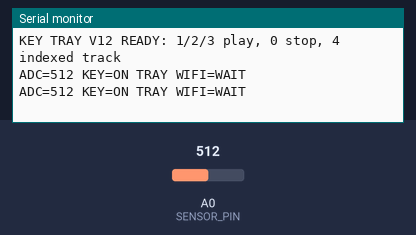
Simulated run of this sketch. Board: ESP8266 (NodeMCU). On the bench: the last lines printed to the serial monitor. Inputs (shaded band) come from the test bench; at power-on: A0 (SENSOR_PIN) = 512. WiFi joins after 1.5 s; servers stay silent unless stated.

Above: at 6.4 s.
6.5 s: A0 (SENSOR_PIN) set to 158
At 7.5 s:
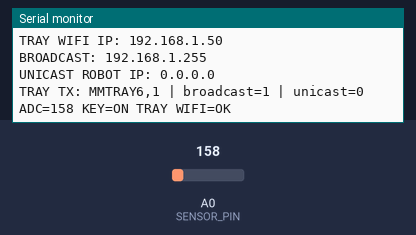
8.2 s: A0 (SENSOR_PIN) set to 139
At 10.6 s:
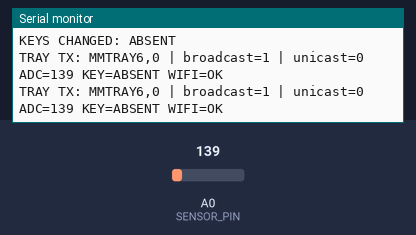

The sketch:

ESP8266_Tray.ino
```cpp
// Key tray: pressure sensing and serial audio playback.
#include <Arduino.h>
#include <ESP8266WiFi.h>
#include <WiFiUdp.h>
#include <SoftwareSerial.h>

#include "wifi_secrets.h"

const uint16_t ROBOT_PORT = 4210;
const uint16_t LOCAL_PORT = 4211;

IPAddress robotIP(0, 0, 0, 0);

WiFiUDP udp;

// D5 receives audio TX; D6 sends to audio RX through 1 kOhm.
// This fitted module uses 3.3 V. All modules share ground.
const uint8_t MP3_SOFT_RX = D5;
const uint8_t MP3_SOFT_TX = D6;
SoftwareSerial mp3Serial(MP3_SOFT_RX, MP3_SOFT_TX);

const uint8_t MP3_VOLUME = 10;
uint32_t lastAudioCommandId = 0;
bool audioCommandSeen = false;
IPAddress broadcastIP(255, 255, 255, 255);

// Keep A0 within the voltage limit of the fitted board.
const int SENSOR_PIN = A0;

const int PRESSURE_ON = 300;
const int PRESSURE_OFF = 150;
const unsigned long STABLE_MS = 700;
const unsigned long SEND_MS = 1000;

bool keysPresent = false;
bool candidate = false;
bool initialized = false;
bool wifiUp = false;
unsigned long candidateAt = 0;
unsigned long lastSend = 0;
unsigned long lastReadPrint = 0;
unsigned long lastRetry = 0;
int adcRaw = 0;

// Average eight pressure readings.
int readADC() {
  long sum = 0;
  for (int i = 0; i < 8; i++) {
    sum += analogRead(SENSOR_PIN);
    delay(1);
  }
  return sum / 8;
}

// Apply hysteresis and require a stable sensor change.
void updatePressure() {
  adcRaw = readADC();
  bool sensed = keysPresent ?
      (adcRaw > PRESSURE_OFF) : (adcRaw >= PRESSURE_ON);
  if (!initialized) {
    initialized = true;
    keysPresent = sensed;
    candidate = sensed;
    candidateAt = millis();
    return;
  }
  if (sensed != candidate) {
    candidate = sensed;
    candidateAt = millis();
  }
  if (candidate != keysPresent && millis() - candidateAt >= STABLE_MS) {
    keysPresent = candidate;
    Serial.println(keysPresent ? "KEYS CHANGED: ON TRAY" : "KEYS CHANGED: ABSENT");
    lastSend = 0;
  }
}

// Calculate the broadcast address for the current subnet.
IPAddress networkBroadcast() {
  IPAddress ip = WiFi.localIP();
  IPAddress mask = WiFi.subnetMask();
  IPAddress b;
  for (int i = 0; i < 4; i++) {
    b[i] = (ip[i] & mask[i]) | (uint8_t)(~mask[i]);
  }
  return b;
}

// Handle Wi-Fi connection changes.
void updateWiFi() {
  if (WiFi.status() == WL_CONNECTED) {
    if (!wifiUp) {
      wifiUp = true;
      broadcastIP = networkBroadcast();
      udp.begin(LOCAL_PORT);
      Serial.print("TRAY WIFI IP: "); Serial.println(WiFi.localIP());
      Serial.print("BROADCAST: "); Serial.println(broadcastIP);
      Serial.print("UNICAST ROBOT IP: "); Serial.println(robotIP);
      lastSend = 0;
    }
  } else {
    if (wifiUp) { wifiUp = false; udp.stop(); Serial.println("TRAY WIFI LOST"); }
    if (millis() - lastRetry > 30000 &&
        (WiFi.status() == WL_DISCONNECTED ||
         WiFi.status() == WL_CONNECTION_LOST ||
         WiFi.status() == WL_CONNECT_FAILED ||
         WiFi.status() == WL_NO_SSID_AVAIL)) {
      lastRetry = millis();
      Serial.println("TRAY WIFI RECONNECT");
      WiFi.reconnect();
    }
  }
}

bool sendPacket(IPAddress address) {
  if (!udp.beginPacket(address, ROBOT_PORT)) return false;
  udp.print(keysPresent ? "MMTRAY6,1" : "MMTRAY6,0");
  return udp.endPacket() == 1;
}

// Send the key state to the main robot.
void sendState() {
  if (!wifiUp) return;

  bool broadcastSent = sendPacket(broadcastIP);
  bool unicastSent = robotIP != IPAddress(0, 0, 0, 0)
      ? sendPacket(robotIP) : false;
  Serial.print("TRAY TX: ");
  Serial.print(keysPresent ? "MMTRAY6,1" : "MMTRAY6,0");
  Serial.print(" | broadcast="); Serial.print(broadcastSent);
  Serial.print(" | unicast="); Serial.println(unicastSent);
}

// Write a command directly to the audio module.
void sendMp3Command(uint8_t command, uint16_t parameter) {
  uint8_t packet[10] = {0x7E, 0xFF, 0x06, command, 0x00,
                        (uint8_t)(parameter >> 8), (uint8_t)parameter,
                        0, 0, 0xEF};
  uint16_t sum = 0;
  for (int i = 1; i <= 6; ++i) sum += packet[i];
  uint16_t checksum = (uint16_t)(0 - sum);
  packet[7] = checksum >> 8;
  packet[8] = checksum & 0xFF;
  mp3Serial.write(packet, sizeof(packet));
}

// Set up the audio module and select the microSD card.
void initializeMp3() {
  mp3Serial.begin(9600);
  delay(4000);
  sendMp3Command(0x09, 2);
  delay(1000);
  sendMp3Command(0x06, 25);
  delay(200);
  Serial.println("MP3 UART INITIALIZED (playback not yet verified)");
}

// Play a numbered file from the mp3 folder.
void playAudioTrack(uint8_t track) {
  if (track < 1 || track > 3) return;
  sendMp3Command(0x12, track);
  Serial.printf("MP3 COMMAND SENT: /mp3/%04u.mp3\n", (unsigned int)track);
}

void localAudioTest() {
  while (Serial.available()) {
    char c = Serial.read();
    if (c >= '1' && c <= '3') playAudioTrack(c - '0');
    else if (c == '0') { sendMp3Command(0x16, 0); Serial.println("MP3 STOP SENT"); }
    else if (c == '4') { sendMp3Command(0x03, 1); Serial.println("MP3 INDEX 1 SENT"); }
  }
  while (mp3Serial.available()) {
    Serial.printf("MP3 RX: %02X\n", (unsigned int)mp3Serial.read());
  }
}

// Read audio requests and ignore repeated command IDs.
void receiveAudioCommands() {
  if (!wifiUp) return;
  int packetSize = udp.parsePacket();
  while (packetSize > 0) {
    char packet[64];
    int size = udp.read(packet, sizeof(packet) - 1);
    if (size > 0) {
      packet[size] = '\0';
      unsigned int track = 0;
      unsigned long commandId = 0;
      if (sscanf(packet, "MMAUDIO,%u,%lu", &track, &commandId) == 2 &&
          track >= 1 && track <= 3 &&
          (!audioCommandSeen || commandId != lastAudioCommandId)) {

        if (robotIP == IPAddress(0, 0, 0, 0) ||
            udp.remoteIP() == robotIP) {
          audioCommandSeen = true;
          lastAudioCommandId = commandId;
          playAudioTrack((uint8_t)track);
        }
      }
    }
    packetSize = udp.parsePacket();
  }
}

void setup() {
  Serial.begin(115200);
  initializeMp3();
  WiFi.mode(WIFI_STA);
  WiFi.setAutoReconnect(true);
  WiFi.begin(WIFI_NAME, WIFI_PASS);
  lastRetry = millis();
  Serial.println("KEY TRAY V12 READY: 1/2/3 play, 0 stop, 4 indexed track");
}

void loop() {
  updateWiFi();
  localAudioTest();
  receiveAudioCommands();
  updatePressure();
  if (millis() - lastReadPrint >= 800) {
    lastReadPrint = millis();
    Serial.print("ADC="); Serial.print(adcRaw);
    Serial.print(" KEY="); Serial.print(keysPresent ? "ON TRAY" : "ABSENT");
    Serial.print(" WIFI="); Serial.println(wifiUp ? "OK" : "WAIT");
  }
  if (millis() - lastSend >= SEND_MS) {
    lastSend = millis();
    sendState();
  }
  delay(4);
}
```

wifi_secrets.example.h
```cpp
#pragma once
#define WIFI_NAME "YOUR_2_4_GHZ_SSID"
#define WIFI_PASS "YOUR_WIFI_PASSWORD"
```

Measured:
- the behaviour switches between 151 and 150 on A0 (SENSOR_PIN) (found by bisection; images 1 and 2)
- after the input at 6.5 s, the serial monitor: prints a new line after 0.32 s (image 1)
- after the input at 8.2 s, the serial monitor: prints a new line after 0.22 s (image 2)
